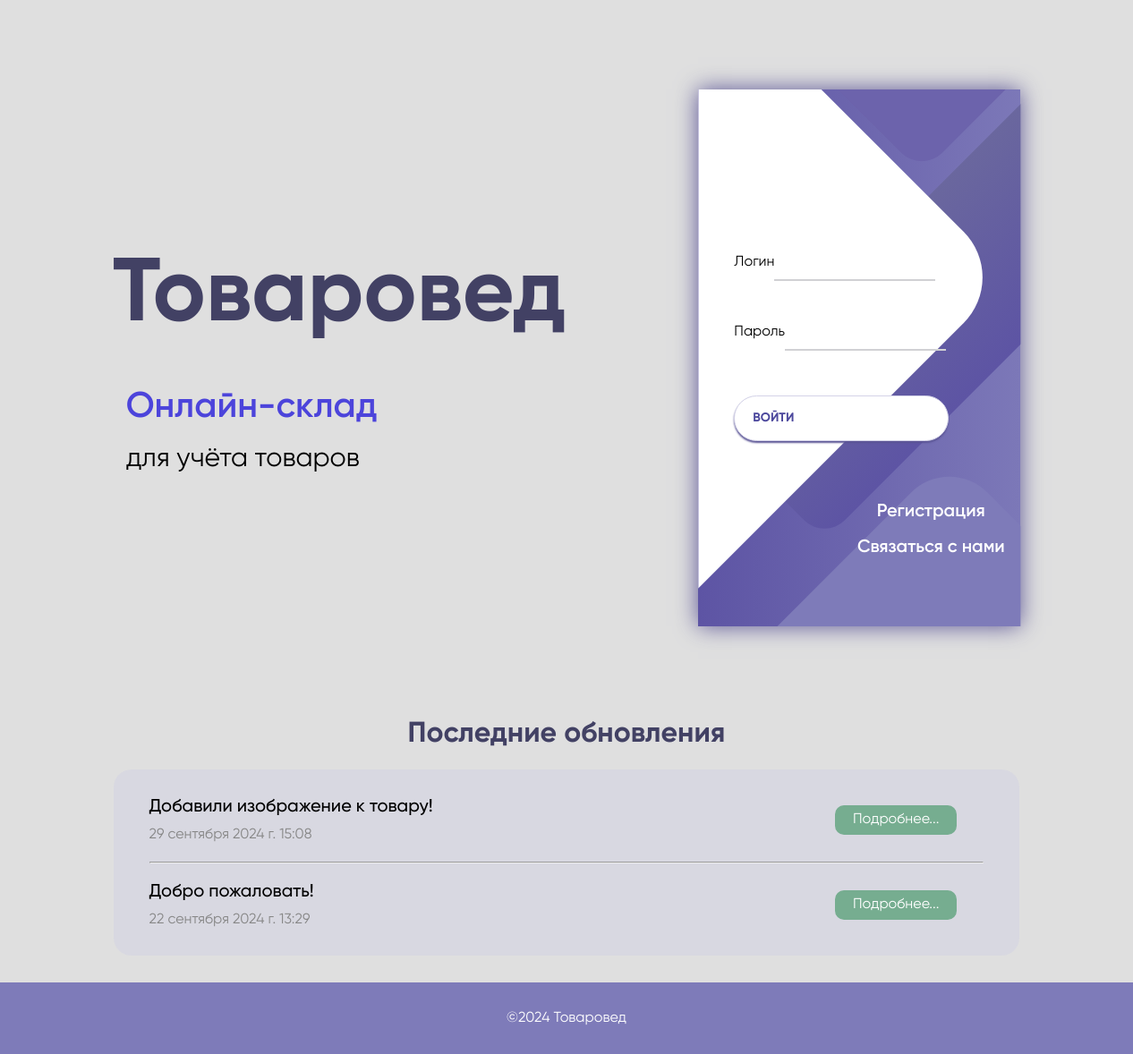
The page / on the database its author committed.
### appNews/models.py (models this page shows, shortened)
class News(models.Model):
    title = models.CharField(
        "Название",
        max_length=150,
        null=False,
        blank=False
    )
    desc = models.TextField(
        "Контент",
        null=True,
        blank=True
    )
    dtime = models.DateTimeField(
        "Дата и время",
        null=False,
        blank=False,
        auto_now_add=True,
    )
    status = models.BooleanField(
        "Статус",
        null=False,
        blank=False,
        choices=[
            (True, "Обликовано"),
            (False, "Не опубликовано"),
        ],
        default=False
    )
    class Meta:
        verbose_name = "новость"
        verbose_name_plural = "Новости"

### appHomePage/views.py (the view)
# urls.py: path('', views.AuthPage.as_view(), name="urlPageHome"),
class AuthPage(LoginView, ListView):
    model = News
    template_name = 'appHomePage/authorization/index.html'
    form_class = LoginUserForm
    context_object_name = 'news'
    ordering = ['-dtime']

### appHomePage/forms.py
class LoginUserForm(AuthenticationForm):
    username = forms.CharField(label="Логин", widget=forms.TextInput(attrs={'class': 'login__input'}))
    password = forms.CharField(label="Пароль", widget=forms.PasswordInput(attrs={'class': 'login__input'}))
    class Meta:
        model = get_user_model()
        fields = ['username', 'password']

### templates/appHomePage/authorization/index.html (shortened to what this page needs)
{% extends 'base.html' %}
{% load static %}
{% block content %}
<section class="container_auth">
	<div class="banner">
		<h1>Товаровед</h1>
		<h2>Онлайн-склад</h2>
		<p>для учёта товаров</p>
	</div>
	<div class="screen">
		<div class="screen__content">
			<form action="" method="POST" enctype="multipart/form-data" id="FormAuth" class="login">
				{% for f in form %}
				<div class="login__field"><label for="form-label" for="{{ f.id_for_label }}">{{ f.label }}</label>{{ f }}</div>
				{% endfor %}
				<button class="button login__submit">
					<span class="button__text">Войти</span>
				</button>
			</form>
			<div class="social-login">
				<a href="{% url 'urlRegPage' %}">Регистрация</a>
				<hr style="display:block; height: 15px; border: none;">
				<a href="{% url 'urlRecSupport' %}">Связаться с нами</a>
			</div>
		</div>
		<div class="screen__background">
			<span class="screen__background__shape screen__background__shape4"></span>
			<span class="screen__background__shape screen__background__shape2"></span>
			<span class="screen__background__shape screen__background__shape1"></span>
		</div>
	</div>
</section>
{% include 'appHomePage/news.html' %}
{% include 'footer.html' %}
{% endblock %}

### templates/appHomePage/news.html
<section class="container_news">
    <h1 class="title">Последние обновления</h1>
    <div class="container_news__content">
        <div class="news">
            {% for new in news %}
            <div class="card">
                <div class="card__content">
                    <h5>{{new.title}}</h5>
                    <p>{{new.dtime}}</p>
                </div>
                <a href="{% url 'urlNews' new.pk %}">Подробнее...</a>
            </div>
            {% if not forloop.last %}
            <hr>
            {% endif %}
            {% endfor %}
        </div>
    </div>
</section>

### static/appHomePage/css/apphome_style.css (style rules this page uses)
* { box-sizing: border-box; margin: 0; padding: 0; font-family: Gilroy; }
html { height: 100%; }
body { background: #dfdfdf; min-height: 100vh; position: relative; }
.container_auth { display: flex; align-items: center; justify-content: center; min-height: 100vh; }
.banner { width: 45%; margin-right: 85px; }
.banner h1 { color: #424164; font-size: 100px; }
.banner h2 { color: #4c44db; font-size: 40px; font-weight: 600; margin-top: 38px; padding-left: 15px; }
.banner p { margin-top: 15px; font-size: 30px; font-weight: 400; padding-left: 15px; }
.screen { background: linear-gradient(90deg, #5D54A4, #7C78B8); position: relative; height: 600px; width: 360px; box-shadow: 0px 0px 24px #5C5696; }
.screen__content { z-index: 1; position: relative; height: 100%; }
.screen__background { position: absolute; top: 0; left: 0; right: 0; bottom: 0; z-index: 0; -webkit-clip-path: inset(0 0 0 0); clip-path: inset(0 0 0 0); }
.screen__background__shape { transform: rotate(45deg); position: absolute; }
.screen__background__shape1 { height: 520px; width: 520px; background: #FFF; top: -50px; right: 120px; border-radius: 0 72px 0 0; }
.screen__background__shape2 { height: 220px; width: 220px; background: #6C63AC; top: -172px; right: 0; border-radius: 32px; }
.screen__background__shape4 { height: 400px; width: 200px; background: #7E7BB9; top: 420px; right: 50px; border-radius: 60px; }
.login { width: 320px; padding: 40px; padding-top: 120px; }
.login__field { padding: 20px 0px; position: relative; }
.login__input { border: none; border-bottom: 2px solid #D1D1D4; background: none; padding: 10px; padding-left: 24px; font-weight: 700; width: 75%; transition: .2s; }
.login__submit { background: #fff; font-size: 14px; margin-top: 30px; padding: 16px 20px; border-radius: 26px; border: 1px solid #D4D3E8; text-transform: uppercase; font-weight: 700; display: flex; align-items: center; width: 100%; color: #4C489D; box-shadow: 0px 2px 2px #5C5696; cursor: pointer; transition: .2s; }
.social-login { position: absolute; height: 140px; width: 200px; text-align: center; bottom: 0px; right: 0px; color: #fff; }
.social-login a { text-decoration: none; font-weight: 600; font-size: 20px; color: #FFF; }
.container_news { width: 100%; margin: 0 auto; padding-bottom: 30px; }
.container_news .title { font-size: 32px; text-align: center; margin-bottom: 20px; }
.container_news__content { width: 80%; margin: 0 auto; background-color: #bcb9eb31; border-radius: 20px; padding: 0 30px; }
.container_news .card { display: flex; align-items: center; justify-content: space-between; margin: 20px 0; }
.container_news .news { padding: 10px; }
.container_news .news hr { margin-bottom: 20px; }
.container_news .card .card__content h5 { font-size: 20px; font-weight: 500; }
.container_news .card .card__content p { margin-top: 10px; color: #868686; }
.container_news .card a { background-color: #76ad90; padding: 7px 20px; text-decoration: none; border: none; border-radius: 10px; color: #FFF; margin-right: 30px; }

### static/appWarehouse/css/appwarehouse_style.css (style rules this page uses)
.title { color: #424164; text-align: center; }

### templates/appHomePage/authorization/index.html (style rules this page uses)
.login { padding-top: 156px; }

### rows shown on the page
News: title "Добавили изображение к товару!", dtime "29 сентября 2024 г. 15:08"
News: title "Добро пожаловать!", dtime "22 сентября 2024 г. 13:29"

### other values the page prints
{{ f.label }} "Логин" "Пароль"
